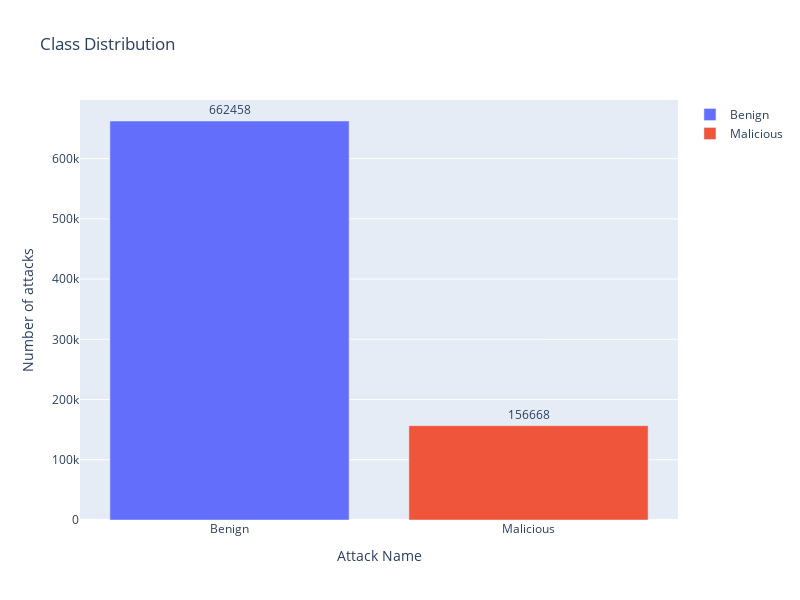

Notebook source saved alongside this figure:
### Code cell
fig = go.Figure(data=[
    go.Bar(name='Benign', 
           y=df["Label"].value_counts().values[0:1],
           x=['Benign'],
           text = df["Label"].value_counts()[0:1],
           orientation='v',
           textposition='outside',),
    go.Bar(name='Malicious', 
           y=df["Label"].value_counts().values[1:2],
           x=['Malicious'],
           text = df["Label"].value_counts()[1:2],
           orientation='v',
           textposition='outside',)
])
# Change the bar mode
fig.update_layout(
                  width=800,
                  height=600,
                  title=f'Class Distribution',
                  yaxis_title='Number of attacks',
                  xaxis_title='Attack Name',)
iplot(fig)

### Figure 1 — Plotly figure (JSON) as saved in the notebook; plotly's stock layout.template omitted (floating-point values rounded to 4 significant figures)
{"data": [{"name": "Benign", "orientation": "v", "text": [662458], "textposition": "outside", "type": "bar", "x": ["Benign"], "y": [662458]}, {"name": "Malicious", "orientation": "v", "text": [156668], "textposition": "outside", "type": "bar", "x": ["Malicious"], "y": [156668]}], "layout": {"height": 600, "title": {"text": "Class Distribution"}, "width": 800, "xaxis": {"title": {"text": "Attack Name"}}, "yaxis": {"title": {"text": "Number of attacks"}}}}
